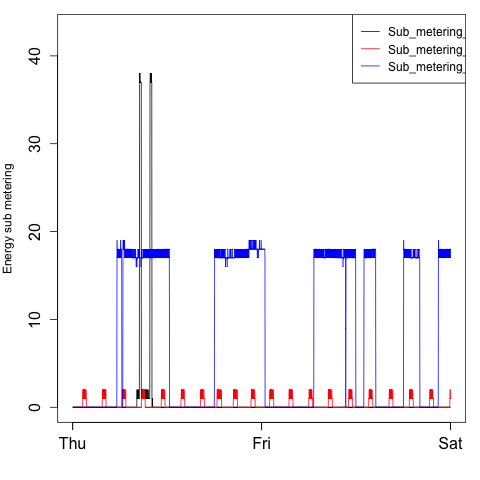

Recreate this plot in R.
script.dir <- dirname(sys.frame(1)$ofile)
source(paste(script.dir, "common.R", sep = "/"))

plot_sub_metering() # function sourced from Common.R

dev.copy(png,paste(script.dir, "plot3.png", sep = "/"))
dev.off()